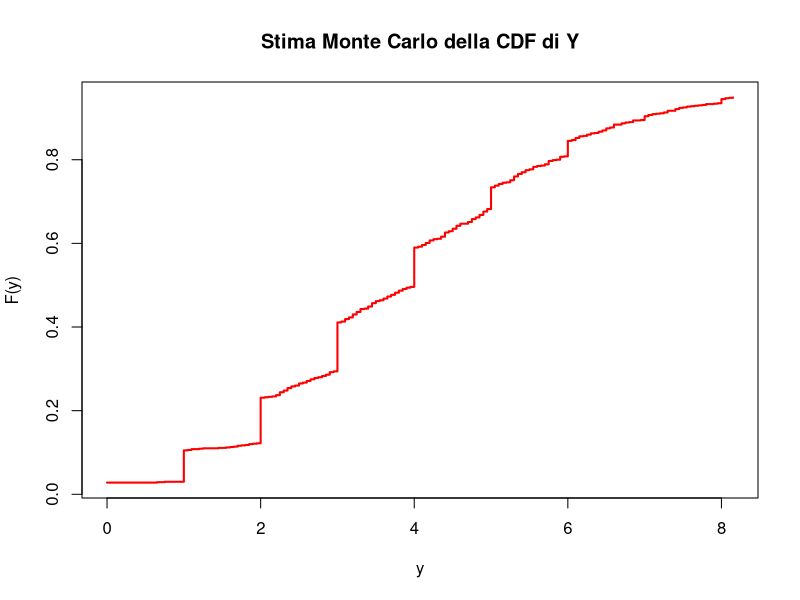
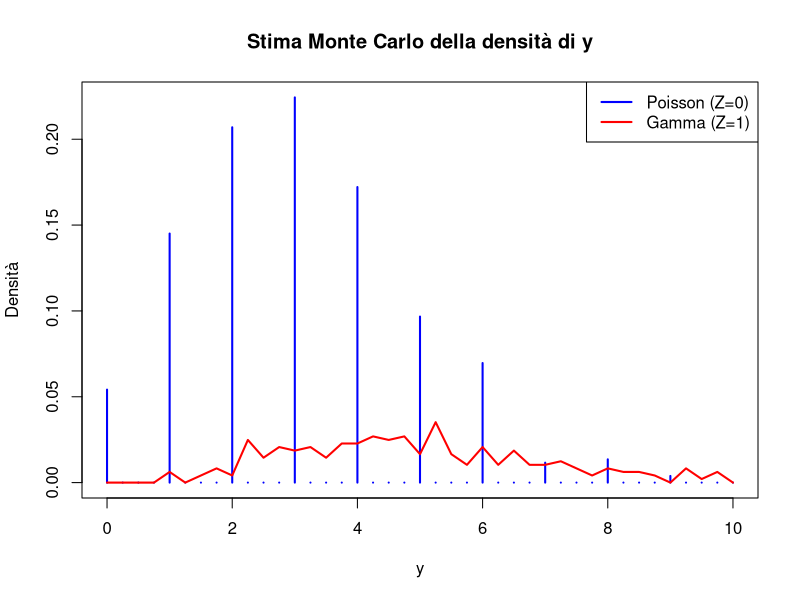
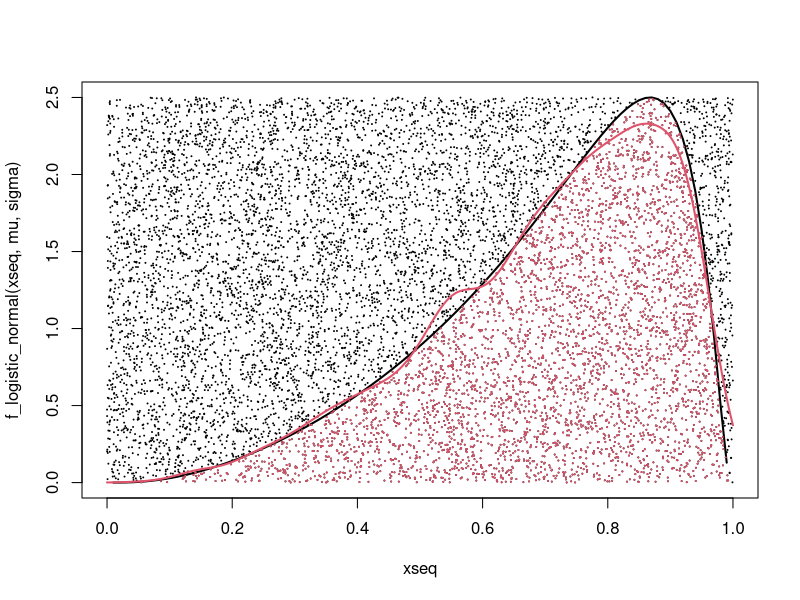
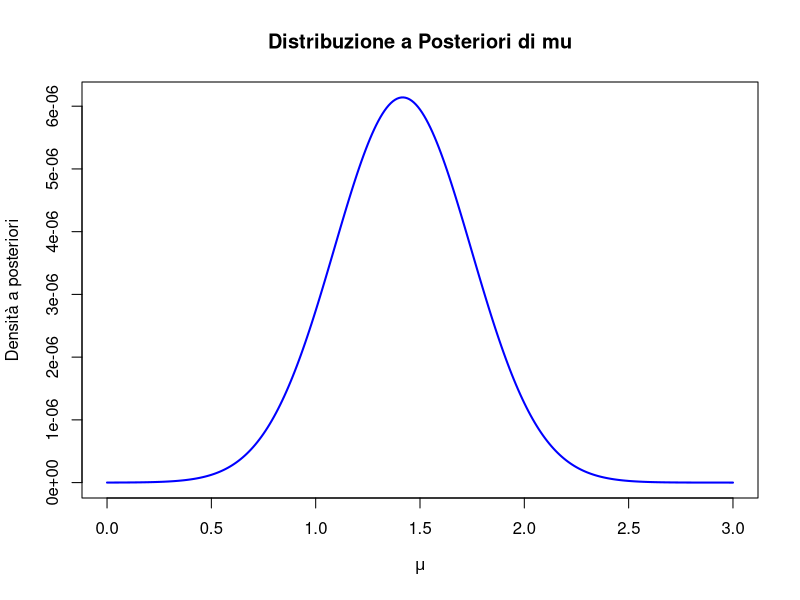
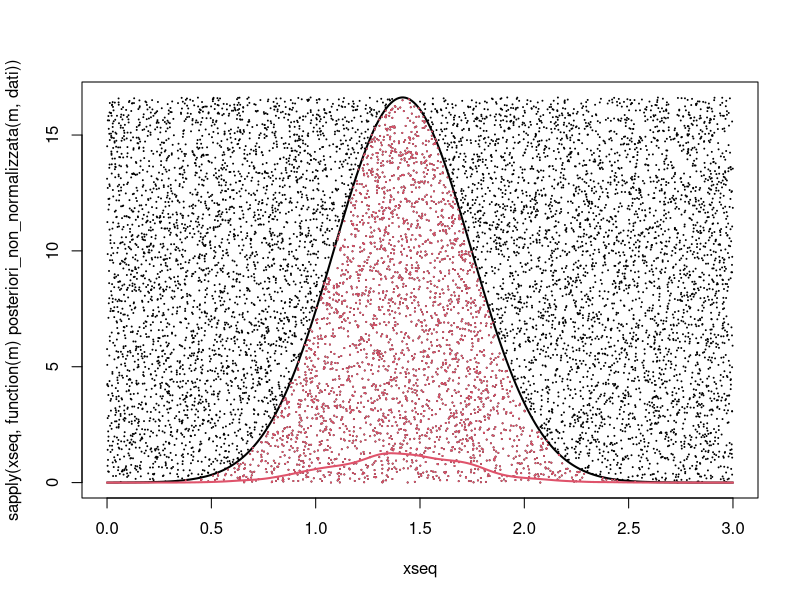
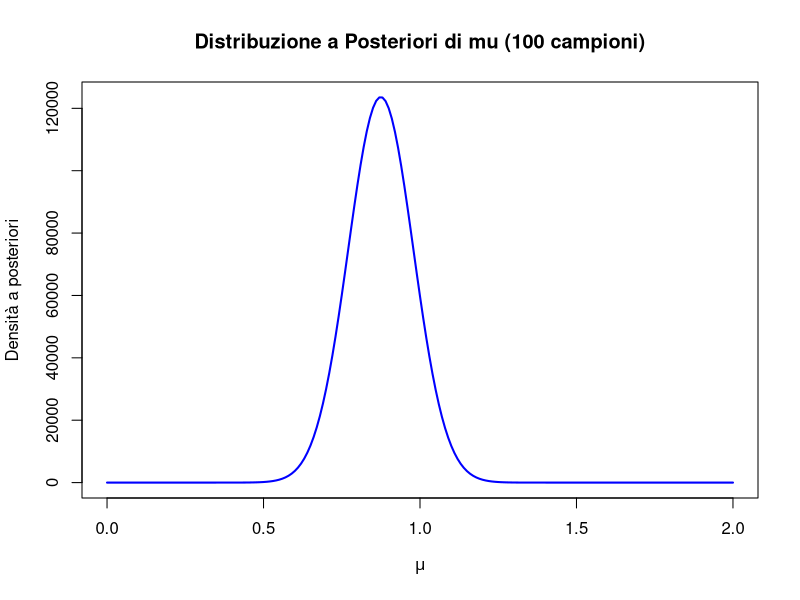
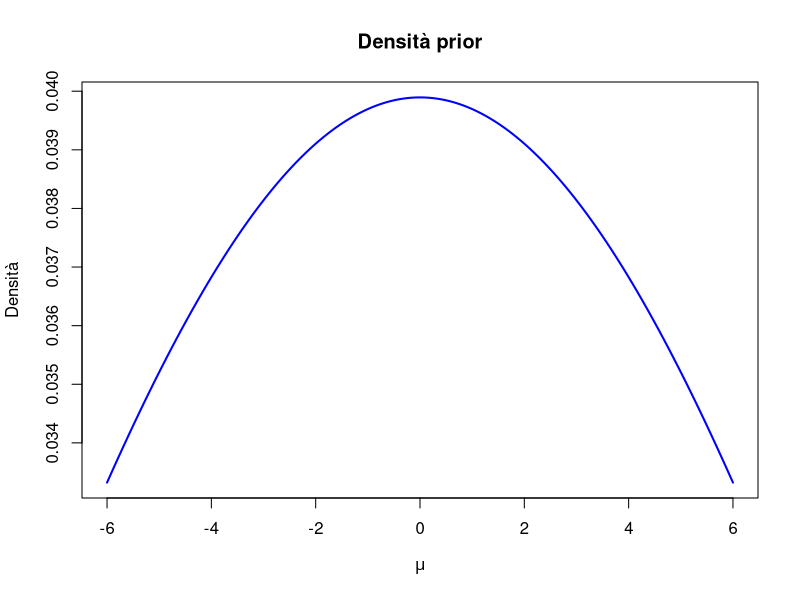
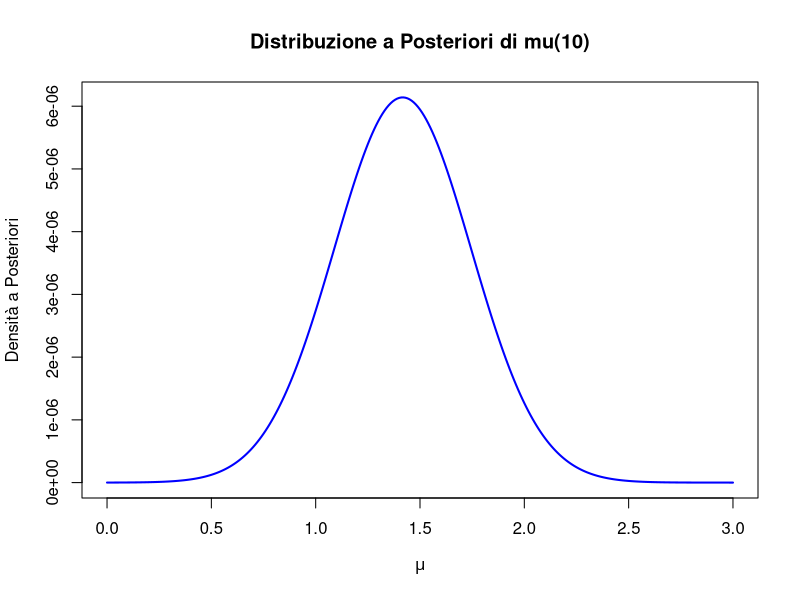

Reproduce these figures in R, in order.
# Esercizio 1
rm(list = ls()) #pulisco l'enviroment

#Impostiamo il seed
set.seed(295706) 

#Impostiamo i parametri
a <- runif(1,2.5,5.5)
b <- 1
p <- 0.5
lambda <- runif(1,2,4)
n_campioni <- 1000 

#Punto 1
Z <- rbinom(n_campioni,1,p) #mettendo la size=1 posso generare un campione di una bernoulli con probabilità p
Y <- c() #creo vettore y vuoto
for (i in 1:n_campioni) { #per ogni campione verifico se è uguale a zero o ad 1 
  if(Z[i]==0){
    Y[i] <- rpois(1,lambda)#se è uguale a 0 calcolo un campione rispetto ad una poisson
  }
  else{
    Y[i] <- rgamma(1,a,b)#se è uguale a 1 calcolo un campione rispetto ad una gamma
  }
}
yseq <- seq(0,quantile(Y, 0.95),0.05)#genero la sequenza per visualizzare al meglio la cdf sul grafico (ho fatto alcune prove e credo che questa sia un'ottima sequenza)
cdf_Y <- ecdf(Y)(yseq) #comando per calcolare la cdf
plot(yseq, cdf_Y, main = "Stima Monte Carlo della CDF di Y", xlab = "y", ylab = "F(y)", col = "red", lwd = 2, type = "s")#comando per plottare

#Punto 2
intervallo <- c(3.5, 4.5)
prob_Y1 <- (sum(Y >= intervallo[1] & Y <= intervallo[2]))/ n_campioni#calcolo quanti campioni di Y sono presenti nell'intervallo e divido per il numero totale di campioni
Y_Z0 <- Y[Z == 0]#memorizzo le posizioni dove z=0 e dopodiche salvo nel vettore y_z0 i corrispettivi valori di y
prob_Y2 <- (sum(Y_Z0 >= intervallo[1] & Y_Z0 <= intervallo[2]))/ length(Y_Z0)#calcolo quanti campioni di Y_z0 sono presenti nell'intervallo e divido per il numero totale di campioni di y_z0
var_Y1 <- prob_Y1 *(1-prob_Y1)/n_campioni#per calcolare la varianza dello stimatore uso che la varianza per una variabile bernoulliana si calcola con p(1-p)/n, dove p è la probabilità appena calcolata 
var_Y2 <- prob_Y2 *(1-prob_Y2)/length(Y_Z0)

#Punto 3
intervallo2 <- c(1.5, 3.5)
f_marginale_intervallo <- (sum(Y >= intervallo2[1] & Y <= intervallo2[2]))/ n_campioni#calcolo la probabilità che i campioni di y cadano nell'intervallo
f_marginale_z0 <- (sum(Z==0))/ n_campioni#calcolo la probabilità di avere 0 nel campione z
f_marginale_z1 <- (sum(Z==1))/ n_campioni#calcolo la probabilità di avere 1 nel campione z
f_condizionata_z0 <- (sum(Y_Z0 >= intervallo2[1] & Y_Z0 <= intervallo2[2]))/ length(Y_Z0)#calcolo la probabilità di avere dei valori di y nell'intervallo condizionato che z=0
Y_Z1 <- Y[Z == 1]#trovo i valori y generati da valori z=1
f_condizionata_z1 <- (sum(Y_Z1 >= intervallo2[1] & Y_Z1 <= intervallo2[2]))/ length(Y_Z1)#calcolo la probabilità di avere dei valori di y nell'intervallo condizionato che z=1
prob_Z0_cond <- f_condizionata_z0*f_marginale_z0/f_marginale_intervallo#applico la formula di bayes in entrambi i casi
prob_Z1_cond <- f_condizionata_z1*f_marginale_z1/f_marginale_intervallo

#Punto 4    #ho implementato l'inversa generalizzata come richiesto
quantili <- c(0.1, 0.2, 0.5, 0.75)
inversa_generalizzata <- function(campione,prob){#creo una funzione che implementi la inversa generalizzata
  campione_ordinato <- sort(campione)#ordino il campione in maniera crescente
  for (i in 1:n_campioni) {#calcolo il valore di ogni campione nella cdf e verifico se è maggiore della probabilita inserita
    if(ecdf(campione)(campione_ordinato[i])>=prob){
      return(campione_ordinato[i])#in caso affermativo ritorno il primo valore che soddisfa la disuguaglianza
    }
  }
}
quantili_Y <- sapply(quantili, function(p) inversa_generalizzata(Y, p))#calcolo la inversa generalizzata per ogni valore dato
quantili_Z <- sapply(quantili, function(p) inversa_generalizzata(Z, p))

#Punto 5  #ho modificato la densita di gamma
y_punti <- seq(0, 10, by = 0.25)#creo i punti
densita_poisson <- c()
densita_gamma <- c()
for (i in 1:length(y_punti)) {
  densita_poisson[i] <- sum(Y_Z0 == y_punti[i]) / length(Y_Z0)#calcolo la probabilità di osservare ogni punto rispetto al campione Y
}

for (i in 1:length(y_punti)) {
  densita_gamma[i] <- sum(Y_Z1 >= y_punti[i] & Y_Z1 < (y_punti[i] + 0.125)) / length(Y_Z1)#calcolo la probabilità di osservare ogni punto rispetto al campione Y utilizzando intervalli di 0.125
}

plot(y_punti, densita_poisson,type = "h",  col = "blue", lwd = 2, xlab = "y", ylab = "Densità", main = "Stima Monte Carlo della densità di y", ylim = c(0, max(densita_poisson, densita_gamma)))#plotto facendo degli aggiustamenti sull asse y
lines(y_punti, densita_gamma, type = "l", col = "red", lwd = 2)
legend("topright", legend = c("Poisson (Z=0)", "Gamma (Z=1)"), col = c("blue", "red"), lty = c(1, 1), lwd = 2)








#Esercizio 2
rm(list = ls())

#Impostiamo il seed
set.seed(295706)

#Impostiamo i parametri
mu <- runif(1,-1.5,1.5)
sigma <- runif(1,0.5,1.5)
a <- 0
b <- 1

#Scriviamo la funzione
logit <- function(x) {
  log(x / (1 - x))
}
f_logistic_normal <- function(x, mu, sigma) {
  return((1 / (x * (1 - x) * sqrt(2 * pi * sigma))) * 
             exp(-((logit(x) - mu)^2) / (2 * sigma)))
}

#Punto 1
max_ln <- function(x) {
  -f_logistic_normal(x, mu, sigma)# Usiamo il segno negativo per trovare il massimo con optimize
}
result <- optimize(max_ln, interval = c(0.01, 0.99)) # Evitiamo i bordi 0 e 1
M_p1 <- result$minimum#Abbiamo trovato le cordinate del nostro massimo
M1 <- -result$objective
ndati <- 10
dati <- c()
i <- 1
while(i<=ndati){#ora calcolo 10 campioni come richiesta
  y <- runif(1,a,b)#simulo due variabili uniformi nello spazio [a,b]x[0,M1]
  u <- runif(1,0,M1)
  if(u < f_logistic_normal (y,mu,sigma)){#condizione degli algoritmi accept-reject
    dati[i] <- y
    i <- i+1
  }
}#al termine di questo ciclo avremo ottenuto il nostro campione di 10 dati
nsim <- 10000
y <- runif(nsim, a,b)
u <- runif(nsim, 0,M1)
X = y [u < f_logistic_normal (y,mu,sigma)]
U_X = u[u < f_logistic_normal (y,mu,sigma)]#questa parte serve solo a mostrare che su 10000 simulazioni ne vengono accettate più 1000 come richiesto nelle regole dell'homework
cat("Numero di simulazioni accettate su 10000 simulazioni:",length(X),"\n")
xseq = seq (0 ,1 , by =0.01)
plot (xseq , f_logistic_normal(xseq,mu,sigma) , ylim =c (0 , M1) ,type ="l ", lwd =2)
points (y,u , pch =20 , cex = 0.1)
points (X ,U_X , pch =20 , cex = 0.1 , col =2)
lines ( density (X , from =0 , to = 1) , col =2 , lwd =2)#infine vengono mostrate visivamente le 10000 simulazioni

#Punto 2   #ho modificato il nome alle variabili in modo da essere piu intuitive e nel pdf ho specificato a cosa corrispondono i vari elementi delle immagini
prior_mu <- function(valori_mu) {#creiamo la funzione a priori della media
  dnorm(valori_mu,0,sqrt(100))
}
verosomiglianza <- function(valori_mu,campione) {#creiamo la verosomiglianza
  verosomiglianza_valori <- sapply(campione, function(z) {
    log(f_logistic_normal(z, valori_mu, sigma))})   #utilizzo sapply in modo che ad ogni valore del campione venga calcolata la logistic normal, calcolo la log verosomiglianza per problemi relativi ai dati
  return(exp(sum(verosomiglianza_valori)))#essendo che usiamo la log-verosomiglianza sarebbe exp(logA+logB)=exp(logA)*exp(logB)=A*B quindi prodotto tra verosomiglianze
}
posteriori_non_normalizzata <- function(valori_mu,campione){#scriviamo la posteriori non normalizzata (senza il dnominatore del teorema di bayes) che ha come parametro incognito i valori di mu mentre i campioni sono precedentemente calcolati 
  return(prior_mu(valori_mu)*verosomiglianza(valori_mu,campione))
}

integrale_denominatore <- integrate(function(m) posteriori_non_normalizzata(m, dati), lower = 0, upper = 3)$value#calcolo del denominatore

posteriori <- function(valori_mu, campione) {#calcolata la posteriori secondo il teorema di bayes
  posteriori_non_normalizzata(valori_mu, campione) / integrale_denominatore
}
integrale_posteriori <- integrate(function(m) posteriori(m, dati), lower = 0, upper = 3)$value#verifico che la densita a posteriori integri a 1
xseq <- seq(0,3,0.01)
posteriori_valori <- sapply(xseq, function(m) posteriori(m, dati))#calcolo i corrispondenti valori di densità per ogni valore di mu
plot(xseq, posteriori_valori, type = "l", col = "blue", lwd = 2,
     main = "Distribuzione a Posteriori di mu", xlab = expression(mu), ylab = "Densità a posteriori") #disegno graficamente la densita a posteriori

max_post <- function(m) {#utilizzo il kernel come richiesto dall'esercizio e non la posteriori completa
  -posteriori_non_normalizzata(m,dati)# Usiamo il segno negativo per trovare il massimo con optimize
}
result <- optimize(max_post, interval = c(0.01, 2.99)) 
M_p2 <- result$minimum
M2 <- -result$objective#svolgo come nel punto precedente per trovare il massimo della funzione
y <- runif(nsim, 0,3)#scelgo 0 3 come intervallo osservato dal grafico
u <- runif(nsim, 0,M2)
campione_accettato_della_posteriori = y [u < sapply(y, function(m) posteriori_non_normalizzata(m, dati))]#campione accettato
U_X = u[u < sapply(y, function(m) posteriori_non_normalizzata(m, dati))]#seleziono i parametri che rispettano i vincoli dell accept reject
xseq = seq (0 ,3 ,0.01)
plot (xseq , sapply(xseq, function(m) posteriori_non_normalizzata(m, dati)) , ylim =c (0 , M2) ,type ="l ", lwd =2)
points (y,u , pch =20 , cex = 0.1)
points (campione_accettato_della_posteriori ,U_X , pch =20 , cex = 0.1 , col =2)
lines ( density ( campione_accettato_della_posteriori, from =0 , to = 3) , col =2 , lwd =2)#disegno come il punto precedente
cat("Numero di simulazioni accettate su 10000 simulazioni:",length(campione_accettato_della_posteriori),"\n")#soddisfo i 1000 campioni accettati 

#Punto 3
n <- 100
dati2 <- c()
i <- 1
while(i<=n){#ora calcolo 100 campioni come richiesta
  y <- runif(1,a,b)
  u <- runif(1,0,M1)
  if(u < f_logistic_normal (y,mu,sigma)){#condizione degli algoritmi accept-reject
    dati2[i] <- y
    i <- i+1
  }
}#otteniamo 100 campioni della logistic normal

xseq <- seq(0,2,0.01)
posteriori_valori <- sapply(xseq, function(m) posteriori(m, dati2))#calcolo i corrispondenti valori di densità per ogni valore di mu
plot(xseq, posteriori_valori, type = "l", col = "blue", lwd = 2,
     main = "Distribuzione a Posteriori di mu (100 campioni)", xlab = expression(mu), ylab = "Densità a posteriori") #disegno graficamente la densita a  posteriori con 100 campioni

max_post2 <- function(m) {
  -posteriori(m,dati2)# Usiamo il segno negativo per trovare il massimo con optimize
}
result <- optimize(max_post2, interval = c(0.01, 1.99)) 
M_p3 <- result$minimum
M3 <- -result$objective#massimo
y <- runif(nsim, 0,2)#scelgo 0 2 come intervallo osservato dal grafico
u <- runif(nsim, 0,M3)
campione_accettato_della_posteriori_2 = y [u < sapply(y, function(m) posteriori(m, dati2))]#campione accettato
U_X = u[u < sapply(y, function(m) posteriori(m, dati2))]
cat("Numero di simulazioni accettate su 10000 simulazioni:",length(campione_accettato_della_posteriori_2),"\n")

#densità della media a priori
mu_seq <- seq(-6,6,0.01)
priori_valori <- prior_mu(mu_seq)
plot(mu_seq,priori_valori,type = "l", col = "blue", lwd = 2,main = "Densità prior", xlab = expression(mu), ylab = "Densità")
#densità posteriori con il campione da 10 elementi
xseq <- seq(0,3,0.01)
posteriori_valori <- sapply(xseq, function(m) posteriori(m, dati))#calcolo i corrispondenti valori di densità per ogni valore di mu
plot(xseq, posteriori_valori, type = "l", col = "blue", lwd = 2,
     main = "Distribuzione a Posteriori di mu(10)", xlab = expression(mu), ylab = "Densità a Posteriori") #disegno graficamente la densita a posteriori
#densità posteriori con il campione da 100 elementi
xseq <- seq(0,2,0.01)
posteriori_valori <- sapply(xseq, function(m) posteriori(m, dati2))#calcolo i corrispondenti valori di densità per ogni valore di mu
plot(xseq, posteriori_valori, type = "l", col = "blue", lwd = 2,
     main = "Distribuzione a Posteriori di mu(100)", xlab = expression(mu), ylab = "Densità a Posteriori") #disegno graficamente la densita a posteriori

#Punto 4
par_a <- 1.2
par_b <- 1.2
num_sim <- 1000
camp <- rbeta(num_sim,par_a,par_b)#campione beta
funzione <- camp * f_logistic_normal(camp,mu,sigma) /dbeta(camp,par_a,par_b)#calcolo per ogni punto il valore x_i*f(x_i)/g(x_i) dove f è la logistic normal e g è la beta
val_atteso <- sum(funzione)/num_sim#trovo il valore atteso
cat("Stima del valore atteso E(X) usando Importance Sampling:", val_atteso, "\n")























